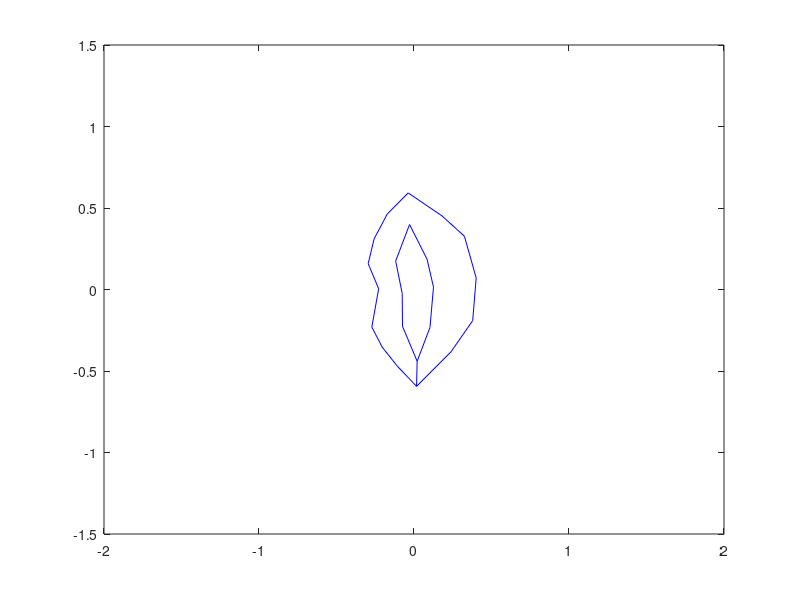

Source code (MATLAB):
% output  
close all
load('Result/3p3m.mat')
load('40_test_3p3m.mat')
x=[1:14 1 15:22 15];
y=[23:36 23 15+22:44 15+22];
for i=1:403
plot(pos(i,x),pos(i,y),'b')
%hold on 
%plot(Output_feature(i,x),Output_feature(i,y),'r')
axis([-2 +2 -1.5 1.5])
pause(0.05)
hold off
end
